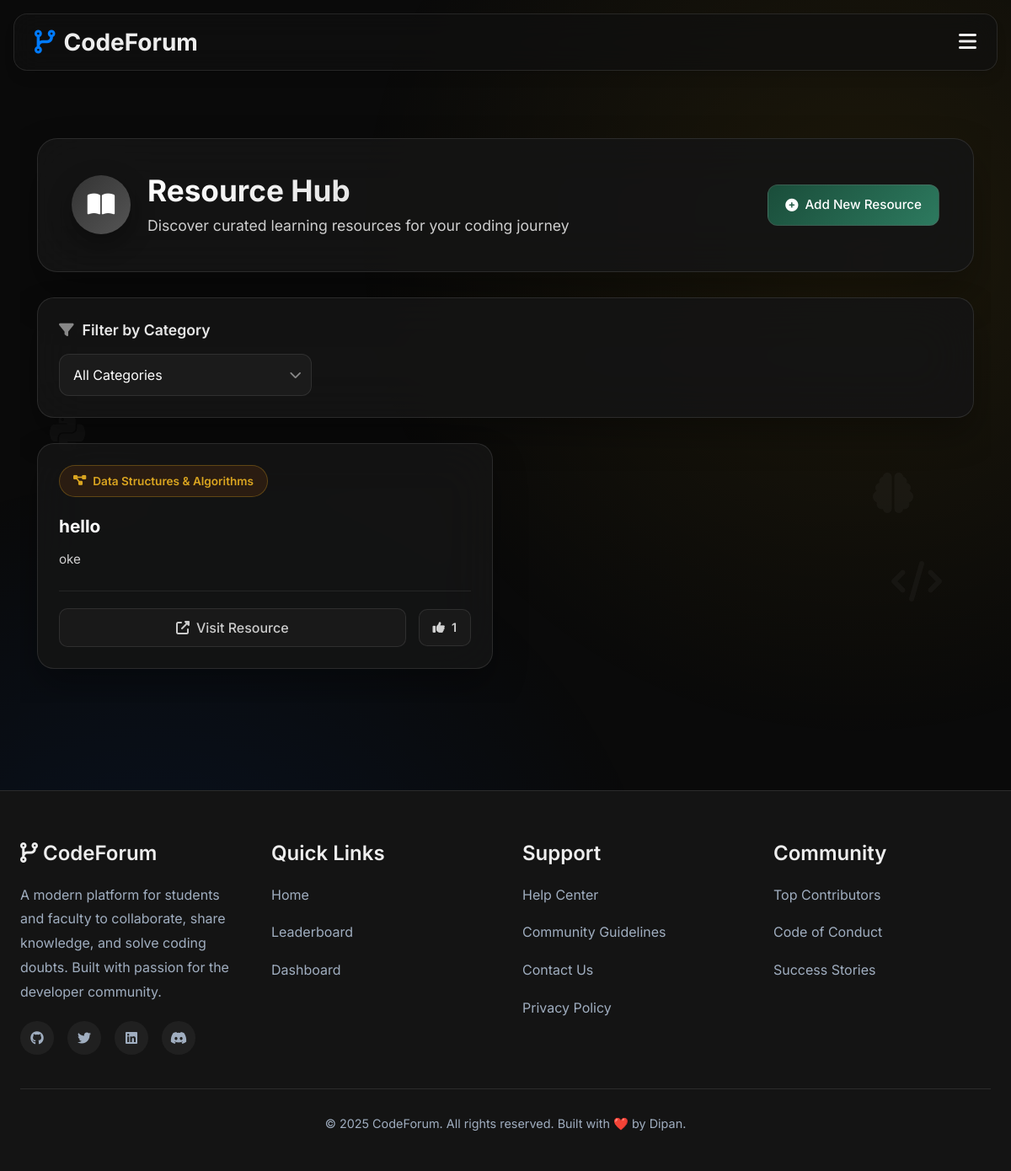
The page /resources/ (signed in) on the database as committed earlier.
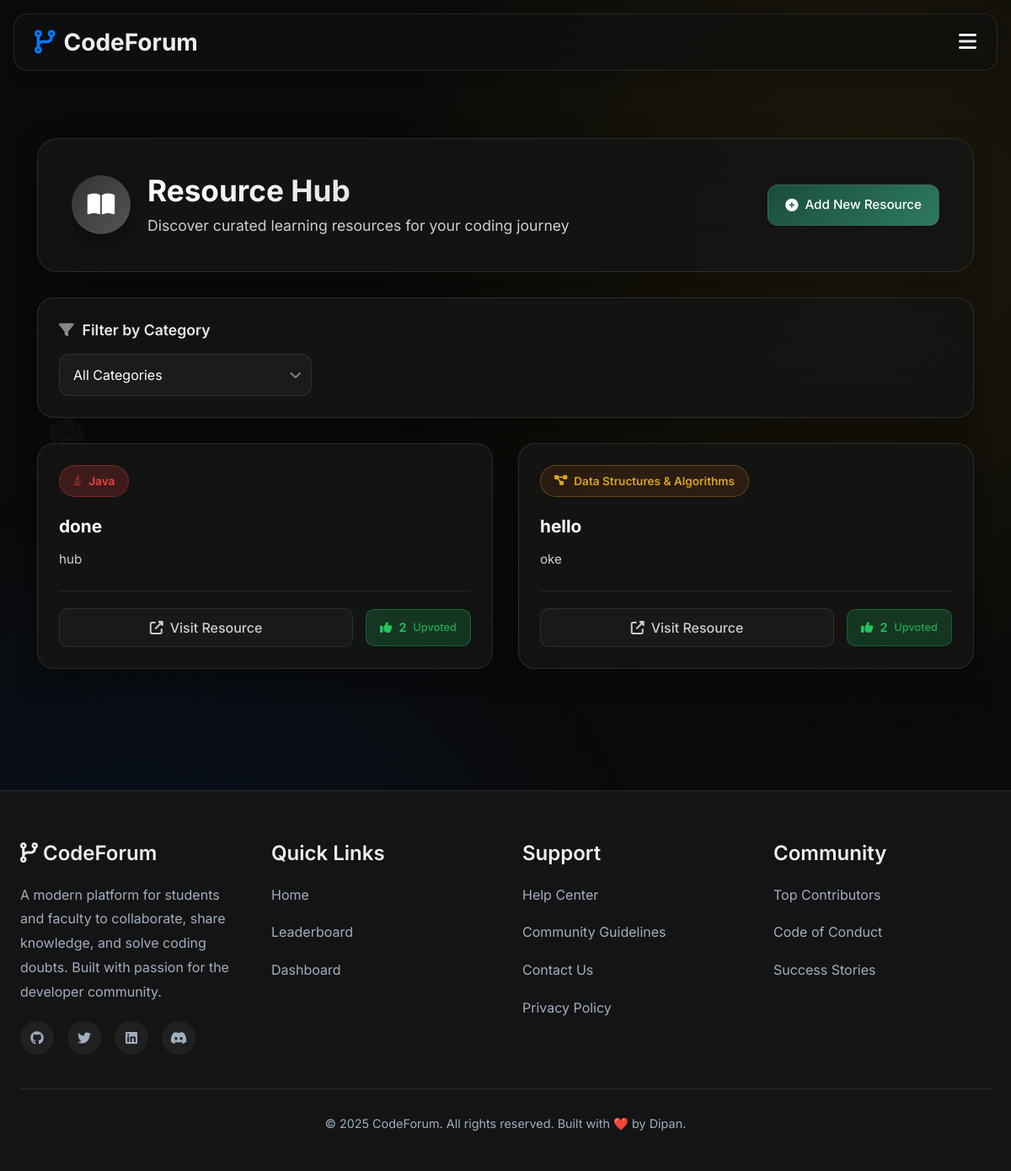
The same page on the database as committed later.
### forum/models.py (models this page shows, shortened)
class Resource(models.Model):
    CATEGORY_CHOICES = [
        ('DSA', 'Data Structures & Algorithms'),
        ('WEB', 'Web Development'),
        ('ML', 'Machine Learning'),
        ('PY', 'Python'),
        ('JAVA', 'Java'),
        ('OTH', 'Other'),
    ]
    title = models.CharField(max_length=200)
    description = models.TextField()
    link = models.URLField()
    category = models.CharField(max_length=10, choices=CATEGORY_CHOICES)
    added_by = models.ForeignKey(User, on_delete=models.CASCADE)
    created_at = models.DateTimeField(auto_now_add=True)
    upvotes = models.ManyToManyField(User, related_name='resource_upvotes', blank=True)
    def total_upvotes(self):
        return self.upvotes.count()

### forum/views.py (the view)
# urls.py: path('resources/', views.resource_list, name='resource_list'),
def resource_list(request):
    category_filter = request.GET.get('category')
    if category_filter:
        resources = Resource.objects.filter(category=category_filter).order_by('-created_at')
    else:
        resources = Resource.objects.all().order_by('-created_at')
    return render(request, 'forum/resource_list.html', {'resources': resources})

### forum/templates/forum/resource_list.html (shortened to what this page needs)
{% extends 'forum/base.html' %}
{% block content %}
<div class="resource-hub-container fade-in">
    <div class="resource-hub-wrapper">
        <div class="resource-header glass-card">
            <div class="header-content">
                <div class="header-left">
                    <div class="resource-icon">
                        <i class="fas fa-book-open"></i>
                    </div>
                    <div class="header-text">
                        <h2 class="resource-title">Resource Hub</h2>
                        <p class="resource-subtitle">Discover curated learning resources for your coding journey</p>
                    </div>
                </div>
                {% if user.is_authenticated and user.role == 'faculty' %}
                    <div class="header-actions">
                        <a href="{% url 'add_resource' %}" class="modern-btn btn-success add-resource-btn">
                            <i class="fas fa-plus-circle"></i>
                            <span>Add New Resource</span>
                        </a>
                    </div>
                {% endif %}
            </div>
        </div>
        <div class="filter-section glass-card">
            <div class="filter-header">
                <i class="fas fa-filter"></i>
                <span>Filter by Category</span>
            </div>
            <form method="get" class="category-filter-form">
                <div class="filter-dropdown">
                    <select name="category" onchange="this.form.submit()" class="category-select">
                        <option value="">All Categories</option>
                    </select>
                    <div class="select-arrow">
                        <i class="fas fa-chevron-down"></i>
                    </div>
                </div>
            </form>
        </div>
        <div class="resources-container">
            {% if resources %}
                <div class="resources-grid">
                    {% for resource in resources %}
                        <div class="resource-card glass-card slide-in" style="animation-delay: {{ forloop.counter0|floatformat:1 }}s">
                            <div class="resource-card-header">
                                <div class="resource-category">
                                    <div class="category-badge category-{{ resource.category|lower }}">
                                        {% if resource.category == 'DSA' %}
                                            <i class="fas fa-project-diagram"></i>
                                        {% elif resource.category == 'WEB' %}
                                            <i class="fas fa-globe"></i>
                                        {% elif resource.category == 'ML' %}
                                            <i class="fas fa-brain"></i>
                                        {% elif resource.category == 'PY' %}
                                            <i class="fab fa-python"></i>
                                        {% elif resource.category == 'JAVA' %}
                                            <i class="fab fa-java"></i>
                                        {% else %}
                                            <i class="fas fa-code"></i>
                                        {% endif %}
                                        <span>{{ resource.get_category_display }}</span>
                                    </div>
                                </div>
                            </div>
                            <div class="resource-card-content">
                                <h3 class="resource-card-title">{{ resource.title }}</h3>
                                <p class="resource-description">{{ resource.description }}</p>
                            </div>
                            <div class="resource-card-footer">
                                <div class="resource-actions">
                                    <a href="{{ resource.link }}" target="_blank" class="resource-link">
                                        <i class="fas fa-external-link-alt"></i>
                                        <span>Visit Resource</span>
                                    </a>
                                    <form method="post" action="{% url 'upvote_resource' resource.id %}" class="upvote-form">
                                        <button type="submit" class="upvote-btn {% if user in resource.upvotes.all %}upvoted{% endif %}">
                                            <i class="fas fa-thumbs-up"></i>
                                            <span class="upvote-count">{{ resource.total_upvotes }}</span>
                                            {% if user in resource.upvotes.all %}
                                                <span class="upvote-status">Upvoted</span>
                                            {% endif %}
                                        </button>
                                    </form>
                                </div>
                            </div>
                        </div>
                    {% endfor %}
                </div>
            {% endif %}
        </div>
    </div>
    <div class="resource-background-elements">
        <div class="floating-element element-1">
        </div>
        <div class="floating-element element-2">
        </div>
        <div class="floating-element element-3">
        </div>
        <div class="floating-element element-4">
            <i class="fas fa-code"></i>
        </div>
        <div class="floating-element element-5">
            <i class="fab fa-python"></i>
        </div>
        <div class="floating-element element-6">
            <i class="fas fa-brain"></i>
        </div>
    </div>
</div>
{% endblock %}

### forum/templates/forum/base.html (shortened to what this page needs)
<!DOCTYPE html>
<html lang="en">
<head>
    <link href="https://cdn.jsdelivr.net/npm/bootstrap@5.3.2/dist/css/bootstrap.min.css" rel="stylesheet">
    <link href="https://cdnjs.cloudflare.com/ajax/libs/font-awesome/6.4.0/css/all.min.css" rel="stylesheet">
</head>
<body>
    <nav class="modern-navbar fade-in">
        <div class="navbar-content">
            <a class="navbar-brand" href="{% url 'home' %}">
                <i class="fas fa-code-branch"></i>
                <span>CodeForum</span>
            </a>
            <button class="mobile-menu-toggle" onclick="toggleMobileMenu()">
                <i class="fas fa-bars"></i>
            </button>
        </div>
    </nav>
    <main class="main-content">
        <div class="content-wrapper">
            {% block content %}{% endblock %}
        </div>
    </main>
    <footer class="modern-footer">
        <div class="footer-content">
            <div class="footer-grid">
                <div class="footer-section">
                    <h4><i class="fas fa-code-branch"></i> CodeForum</h4>
                    <p>A modern platform for students and faculty to collaborate, share knowledge, and solve coding doubts. Built with passion for the developer community.</p>
                    <div class="social-links">
                        <a href="#" title="GitHub"><i class="fab fa-github"></i></a>
                        <a href="#" title="Twitter"><i class="fab fa-twitter"></i></a>
                        <a href="#" title="LinkedIn"><i class="fab fa-linkedin"></i></a>
                        <a href="#" title="Discord"><i class="fab fa-discord"></i></a>
                    </div>
                </div>
                <div class="footer-section">
                    <h4>Quick Links</h4>
                    <p><a href="{% url 'home' %}">Home</a></p>
                    <p><a href="{% url 'leaderboard' %}">Leaderboard</a></p>
                    {% if user.is_authenticated %}
                        {% if user.role == "student" %}
                            <p><a href="{% url 'student_dashboard' %}">Dashboard</a></p>
                            <p><a href="{% url 'ask_doubt' %}">Ask a Doubt</a></p>
                        {% elif user.role == "faculty" %}
                            <p><a href="{% url 'faculty_dashboard' %}">Dashboard</a></p>
                        {% endif %}
                    {% else %}
                        <p><a href="{% url 'login' %}">Login</a></p>
                        <p><a href="{% url 'signup' %}">Sign Up</a></p>
                    {% endif %}
                </div>
                <div class="footer-section">
                    <h4>Support</h4>
                    <p><a href="#">Help Center</a></p>
                    <p><a href="#">Community Guidelines</a></p>
                    <p><a href="#">Contact Us</a></p>
                    <p><a href="#">Privacy Policy</a></p>
                </div>
                <div class="footer-section">
                    <h4>Community</h4>
                    <p><a href="#">Top Contributors</a></p>
                    <p><a href="#">Code of Conduct</a></p>
                    <p><a href="#">Success Stories</a></p>
                </div>
            </div>
            <div class="footer-bottom">
                <p>&copy; {% now "Y" %} CodeForum. All rights reserved. Built with ❤️ by Dipan.</p>
            </div>
        </div>
    </footer>
</body>
</html>

### forum/templates/forum/base.html (style rules this page uses)
:root { --bg-primary: #0A0A0A; --bg-secondary: #141414; --accent-primary: #007BFF; --accent-secondary: #FFC107; --accent-danger: #E53E3E; --text-primary: #EDEDED; --text-secondary: #A0AEC0; --border-color: rgba(255, 255, 255, 0.1); --shadow-md: 0 4px 6px -1px rgba(0, 0, 0, 0.1), 0 2px 4px -1px rgba(0, 0, 0, 0.06); --shadow-lg: 0 10px 15px -3px rgba(0, 0, 0, 0.1), 0 4px 6px -2px rgba(0, 0, 0, 0.05); --shadow-glow: 0 0 20px -5px; }
* { margin: 0; padding: 0; box-sizing: border-box; }
body { font-family: 'Inter', sans-serif; background-color: var(--bg-primary); color: var(--text-primary); min-height: 100vh; position: relative; overflow-x: hidden; }
body::before { content: ''; position: fixed; top: 0; left: 0; right: 0; bottom: 0; background: radial-gradient(circle at 15% 85%, hsla(217, 100%, 50%, 0.1), transparent 40%), radial-gradient(circle at 85% 20%, hsla(45, 100%, 53%, 0.08), transparent 40%); pointer-events: none; z-index: -1; }
.modern-navbar { position: fixed; top: 16px; left: 50%; transform: translateX(-50%); width: calc(100% - 32px); max-width: 1200px; background: rgba(16, 16, 16, 0.7); backdrop-filter: blur(16px); -webkit-backdrop-filter: blur(16px); border: 1px solid var(--border-color); border-radius: 16px; padding: 12px 24px; z-index: 1000; box-shadow: var(--shadow-lg); transition: all 0.3s ease; }
.navbar-content { display: flex; align-items: center; justify-content: space-between; gap: 16px; flex-wrap: nowrap; }
.navbar-brand { font-size: 1.75rem; font-weight: 700; color: var(--text-primary) !important; text-decoration: none; display: flex; align-items: center; gap: 10px; flex-shrink: 0; }
.navbar-brand i { color: var(--accent-primary); }
.modern-btn { padding: 8px 18px; border-radius: 10px; text-decoration: none; font-weight: 600; font-size: 0.9rem; transition: all 0.25s ease; border: 1px solid transparent; cursor: pointer; display: inline-flex; align-items: center; justify-content: center; gap: 8px; white-space: nowrap; min-height: 38px; position: relative; overflow: hidden; }
.modern-btn > span { overflow: hidden; text-overflow: ellipsis; }
.btn-success { background-color: var(--accent-primary); color: #fff; }
.main-content { margin-top: 100px; padding: 24px; min-height: calc(100vh - 180px); }
.content-wrapper { max-width: 1200px; margin: 0 auto; }
.glass-card, .hero-section { background: linear-gradient(135deg, rgba(20,20,20,0.8), rgba(16,16,16,0.8)); backdrop-filter: blur(20px); -webkit-backdrop-filter: blur(20px); border: 1px solid var(--border-color); border-radius: 20px; padding: 32px; box-shadow: var(--shadow-lg); transition: all 0.3s ease; }
.modern-footer { background-color: var(--bg-secondary); border-top: 1px solid var(--border-color); padding: 60px 24px 30px; margin-top: 80px; }
.footer-content { max-width: 1200px; margin: 0 auto; }
.footer-grid { display: grid; grid-template-columns: repeat(auto-fit, minmax(250px, 1fr)); gap: 40px; margin-bottom: 40px; }
.footer-section h4 { font-weight: 600; margin-bottom: 20px; }
.footer-section p, .footer-section a { color: var(--text-secondary); text-decoration: none; line-height: 1.8; transition: all 0.2s ease; }
.footer-bottom { text-align: center; padding-top: 30px; border-top: 1px solid var(--border-color); color: var(--text-secondary); font-size: 0.9rem; }
.social-links { display: flex; gap: 16px; margin-top: 20px; }
.social-links a { display: inline-flex; align-items: center; justify-content: center; width: 40px; height: 40px; background-color: rgba(255, 255, 255, 0.05); border-radius: 50%; color: var(--text-secondary); transition: all 0.2s ease; }
.mobile-menu-toggle { display: none; }
@media (max-width: 1200px) { .mobile-menu-toggle { display: block; background: none; border: none; color: var(--text-primary); font-size: 1.5rem; } }
@media (max-width: 1200px) { .modern-btn { width: 100%; justify-content: center; } }
.fade-in { animation: fadeIn 0.5s ease-out forwards; }

Rows that differ between the two databases and show on the page:
added Resource: category "Java", title "done", description "hub", total_upvotes "2", shows "Upvoted"
shown differently, row unchanged: Resource "hello": total_upvotes "1" → "2"; now shows "Upvoted"
